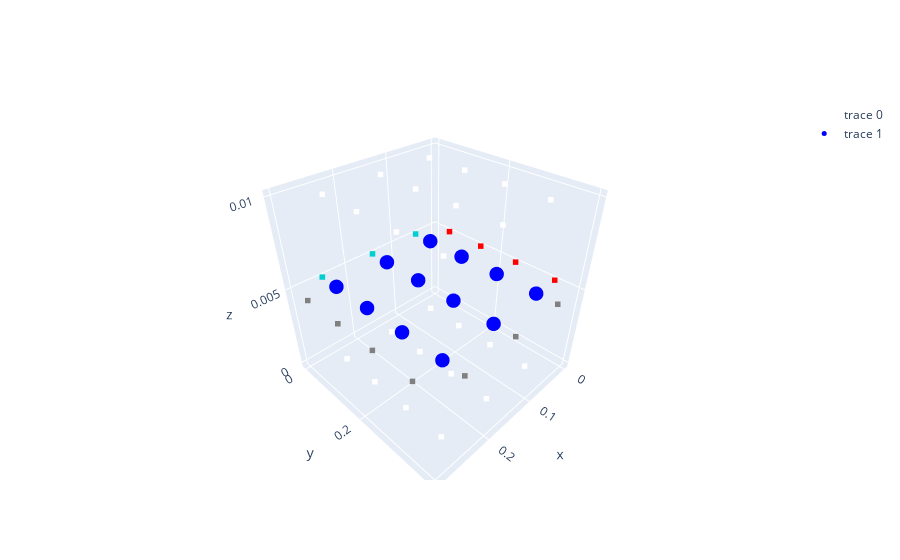

Notebook source saved alongside this figure:
### Code cell
#--------malla T -------------------------
malla = Mesh(2, volumes = (nvx, nvy), lengths = (lx, ly, lz))
malla.tag_wall_neumann("W", Fw) # Esta es la condición original del problema
#malla.tag_wall_dirichlet("W", Fw)
malla.tag_wall_dirichlet("N", Tn)
malla.tag_wall_insulated(["E", "S"])
malla.draw()

### Figure 1 — Plotly figure (JSON) as saved in the notebook; plotly's stock layout.template omitted (floating-point values rounded to 4 significant figures)
{"data": [{"marker": {"color": ["white", "white", "white", "white", "white", "white", "white", "white", "white", "white", "white", "white", "darkturquoise", "darkturquoise", "darkturquoise", "red", "gray", "red", "gray", "red", "gray", "red", "gray", "gray", "gray", "gray", "white", "white", "white", "white", "white", "white", "white", "white", "white", "white", "white", "white"], "size": 2, "symbol": "square"}, "mode": "markers", "type": "scatter3d", "x": [0.05, 0.15, 0.25, 0.05, 0.15, 0.25, 0.05, 0.15, 0.25, 0.05, 0.15, 0.25, 0.05, 0.15, 0.25, 0, 0.3, 0, 0.3, 0, 0.3, 0, 0.3, 0.05, 0.15, 0.25, 0.05, 0.15, 0.25, 0.05, 0.15, 0.25, 0.05, 0.15, 0.25, 0.05, 0.15, 0.25], "y": [0.05, 0.05, 0.05, 0.15, 0.15, 0.15, 0.25, 0.25, 0.25, 0.35, 0.35, 0.35, 0, 0, 0, 0.05, 0.05, 0.15, 0.15, 0.25, 0.25, 0.35, 0.35, 0.4, 0.4, 0.4, 0.05, 0.05, 0.05, 0.15, 0.15, 0.15, 0.25, 0.25, 0.25, 0.35, 0.35, 0.35], "z": [0, 0, 0, 0, 0, 0, 0, 0, 0, 0, 0, 0, 0.005, 0.005, 0.005, 0.005, 0.005, 0.005, 0.005, 0.005, 0.005, 0.005, 0.005, 0.005, 0.005, 0.005, 0.01, 0.01, 0.01, 0.01, 0.01, 0.01, 0.01, 0.01, 0.01, 0.01, 0.01, 0.01]}, {"marker": {"color": "blue", "size": 5}, "mode": "markers", "type": "scatter3d", "x": [0.05, 0.15, 0.25, 0.05, 0.15, 0.25, 0.05, 0.15, 0.25, 0.05, 0.15, 0.25], "y": [0.05, 0.05, 0.05, 0.15, 0.15, 0.15, 0.25, 0.25, 0.25, 0.35, 0.35, 0.35], "z": [0.005, 0.005, 0.005, 0.005, 0.005, 0.005, 0.005, 0.005, 0.005, 0.005, 0.005, 0.005]}], "layout": {}}
